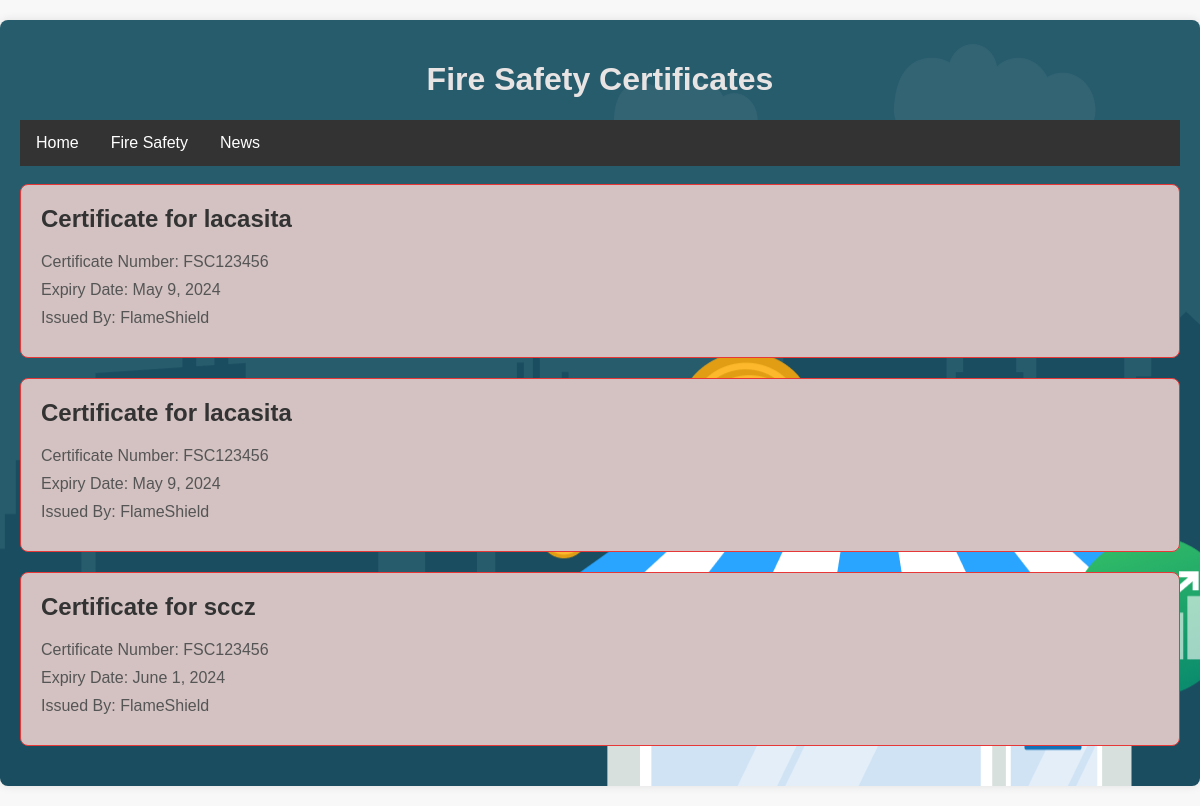
Before: /certificate/ with the older database file.
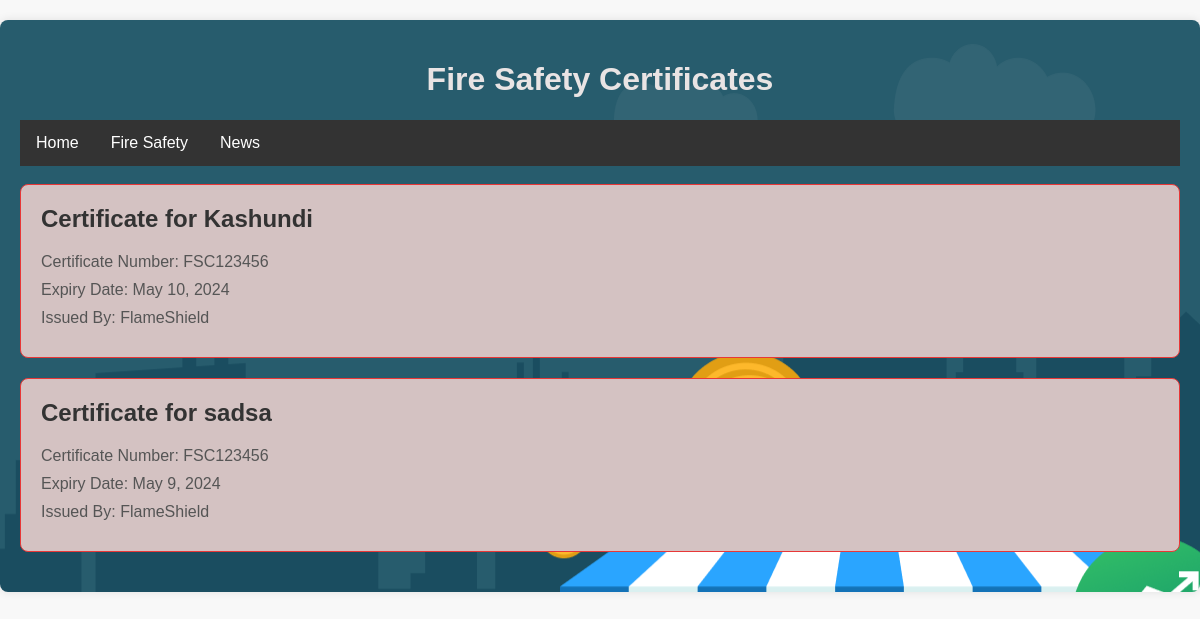
After: the same page with the newer database file.
### app1/models.py (models this page shows)
class addRestaurentModel(models.Model) :
    commpanyName = models.CharField(max_length=50)
    issuedBy = models.CharField(max_length=50)
    expiryDate = models.DateField()
    message = models.TextField()

### app1/views.py (the view)
# urls.py: path('certificate/', views.certificateView, name = "certificate"),
def certificateView(request):
    restaurants = addRestaurentModel.objects.filter()
    args = {
        "restaurants": restaurants,
    }
    return render(request, "certificate.html", args)

### templates/certificate.html (shortened to what this page needs)
<!DOCTYPE html>
<html lang="en">
<head>
</head>
<body>
<div class="container">
  <header> <h1>Fire Safety Certificates</h1> </header>
  <div class="navbar">
    <a href="/home">Home</a>
    <a href="/safety">Fire Safety</a>
    <div class="dropdown">
      <button class="dropbtn">News
      </button>
    </div>
  </div>
  <br>
  {% for i in restaurants %}
  <div class="certificate">
    <h2>Certificate for {{i.commpanyName}}</h2>
    <p>Certificate Number: FSC123456</p>
    <p>Expiry Date: {{i.expiryDate}}</p>
    <p>Issued By: FlameShield</p>
  </div>
{% endfor %}
</div>
</body>
</html>

### templates/certificate.html (style rules this page uses)
body { font-family: Arial, sans-serif; margin: 0; padding: 0; background-color: #f8f8f8; }
.container { max-width: auto; margin: 20px auto; padding: 20px; background-color: #fff; border-radius: 8px; box-shadow: 0 0 10px rgba(0, 0, 0, 0.1); background-image: url('/static/background.jpg'); }
h1 { text-align: center; color: #e9e4e4; }
.certificate { margin-bottom: 20px; padding: 20px; border: 1px solid #e83737; border-radius: 8px; background-color: #d4c2c2; }
.certificate h2 { margin-top: 0; color: #333; }
.certificate p { margin: 10px 0; color: #555; }
.navbar { overflow: hidden; background-color: #333; font-family: Arial; }
.navbar a { float: left; font-size: 16px; color: white; text-align: center; padding: 14px 16px; text-decoration: none; }
.dropdown { float: left; overflow: hidden; }
.dropdown .dropbtn { font-size: 16px; border: none; outline: none; color: white; padding: 14px 16px; background-color: inherit; font-family: inherit; margin: 0; }

Changed rows visible on the page:
removed addRestaurentModel: commpanyName "lacasita", expiryDate "May 9, 2024"
removed addRestaurentModel: commpanyName "lacasita", expiryDate "May 9, 2024"
removed addRestaurentModel: commpanyName "sccz", expiryDate "June 1, 2024"
added addRestaurentModel: commpanyName "Kashundi", expiryDate "May 10, 2024"
added addRestaurentModel: commpanyName "sadsa", expiryDate "May 9, 2024"
